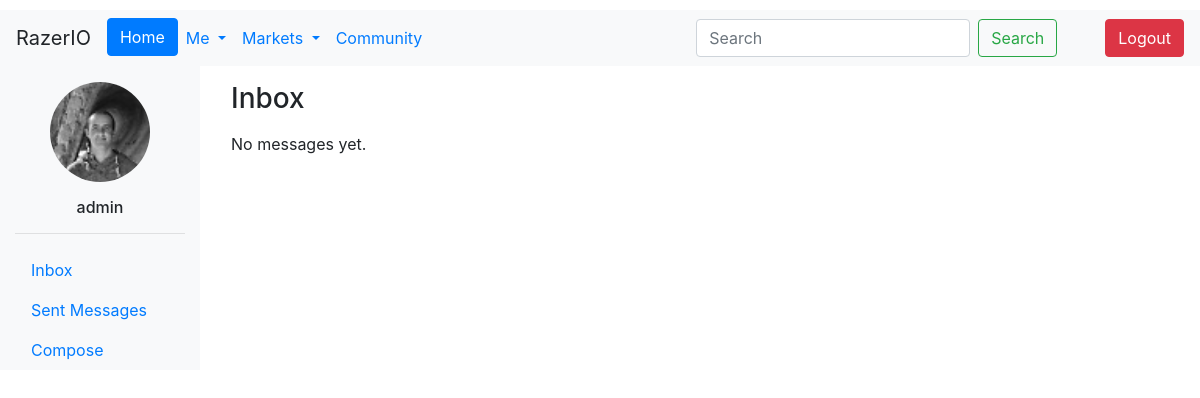
The page /inbox/ (signed in) on the database as committed earlier.
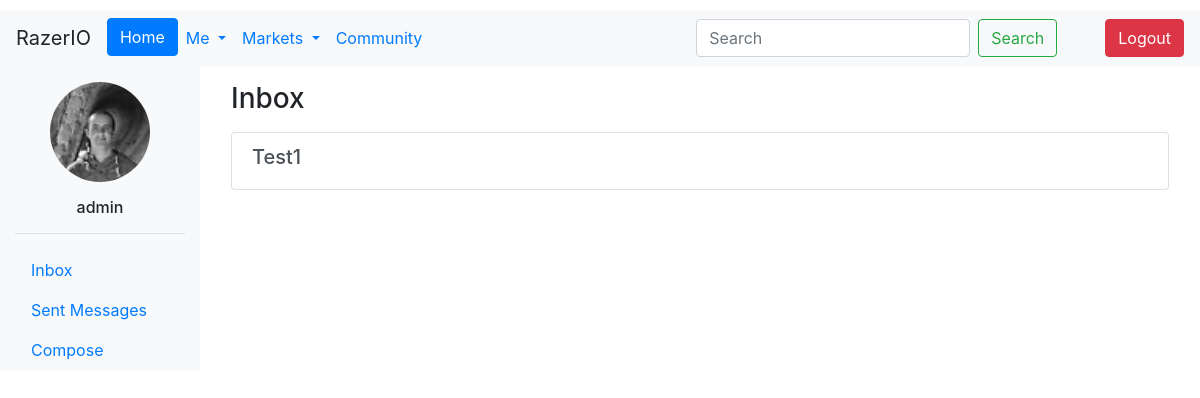
The same page on the database as committed later.
### MessagingAlerts/models.py (models this page shows)
class Conversation(models.Model):
    participants = models.ManyToManyField(User, through='Participant', related_name='conversations')
    created_at = models.DateTimeField(auto_now_add=True)
    subject = models.TextField(max_length=256, blank=True, null=True)

### MessagingAlerts/views.py (the view)
# urls.py: path('inbox/', inbox, name='inbox'),
def inbox(request):
    user = request.user
    participant_conversation_ids = Participant.objects.filter(user=request.user).values_list('conversation', flat=True)
    conversations = Conversation.objects.filter(id__in=participant_conversation_ids)
    context = {'conversations':conversations, 'participantids':participant_conversation_ids}
    return render(request, 'inbox.html', context=context)

### templates/inbox.html (shortened to what this page needs)
{% extends 'base.html' %}
{% load static %}
{% block content %}
<div class="container-fluid">
  <div class="row">
    <div class="col-md-2 col-sm-3 bg-light">
      <div class="pt-3">
        <img src="{% static 'img/pfp.jpg' %}" alt="Profile Image" class="rounded-circle mx-auto d-block img-fluid" width="100">
        <h6 class="text-center mt-3">{{ request.user.username }}</h6>
      </div>
      <hr>
      <ul class="nav flex-column">
        <li class="nav-item">
          <a class="nav-link active" href="{% url 'inbox' %}">Inbox</a>
        </li>
        <li class="nav-item">
          <a class="nav-link" href="{% url 'outbox' %}">Sent Messages</a>
        </li>
        <li class="nav-item">
          <a class="nav-link" href="#">Compose</a>
        </li>
      </ul>
    </div>
    <div class="col-md-10 col-sm-9">
      <div class="pt-3 px-3">
        <h3 class="mb-3">Inbox</h3>
        <div class="list-group">
          {% for conversation in conversations %}
          <a href="#" class="list-group-item list-group-item-action{% if conversation.is_read %} read{% endif %}">
            <div class="d-flex w-100 justify-content-between">
              <h5 class="mb-1">{{ conversation.subject }}</h5>
            </div>
          </a>
          {% empty %}
          <p>No messages yet.</p>
          {% endfor %}
        </div>
      </div>
    </div>
  </div>
</div>
{% endblock %}

Rows that differ between the two databases and show on the page:
added Conversation: subject "Test1"
Other text that changed with them:
text no longer shown: "No messages yet."
